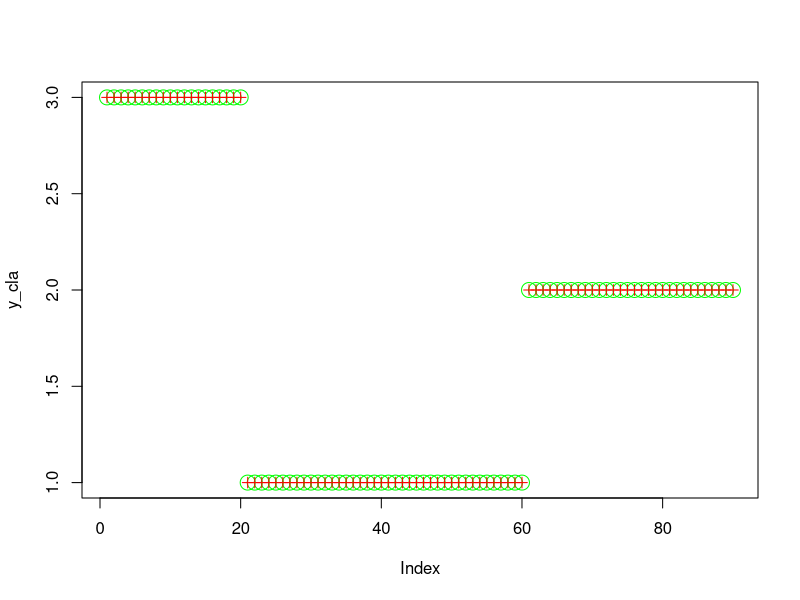
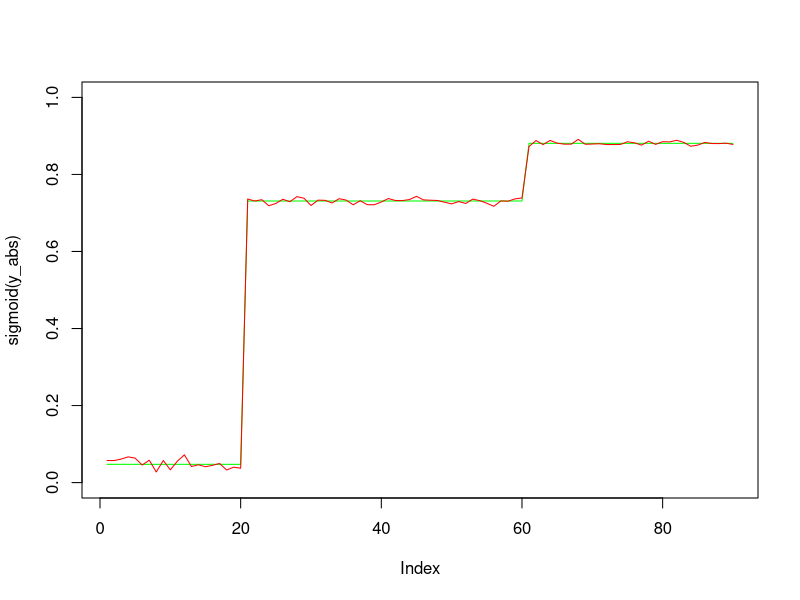

Reproduce these figures in R, in order.
## =============== random initialization ===============
randInitializeWeights <- function(L_in, L_out) {
  theta <- matrix(0, L_out, 1 + L_in);
  epsilon_init <- 0.12;
  theta <- matrix(rnorm(L_out*(L_in + 1)),
              L_out, (L_in + 1))*2*epsilon_init - epsilon_init;
  return(theta);
}
## =============== sigmoid function ===============
sigmoid <- function(z) {
  g <- 1 / (1 + exp(-z));
  return(g);
}
## =============== sigmoid gradient function ===============
sigmoidGradient <- function(z) {
  g <- matrix(0, dim(z));
  g <- sigmoid(z);
  g <- g * (1 -g);
  return(g);
}


# ++++++++++++++++++ absolute value predictor functions ++++++++++++++++++
## =============== cost J and gradient ===============
nnCostFuncion.abs <- function(nn_params,
                           input_layer_size,
                           hidden_layer_size,
                           X, y, lambda) {
  Theta1 <- matrix(nn_params[1:(hidden_layer_size *
                   (input_layer_size + 1))],
                   hidden_layer_size,
                   (input_layer_size + 1));
  Theta2 <- matrix(nn_params[-1:-(hidden_layer_size *
                   (input_layer_size + 1))],
                   1,
                   (hidden_layer_size + 1));
  m <- dim(X)[1];
  J <- 0;
  Theta1_grad <- matrix(0, nrow(Theta1), ncol(Theta1));
  Theta2_grad <- matrix(0, nrow(Theta2), ncol(Theta2));

  for (i in 1:m) {
    y_sig <- sigmoid(y[i]);
  ## forward propagation
    # first feed
    a1 <- X[i, ];
    a1 <- c(1, a1);
    # first hidden layer
    z2 <- Theta1 %*% a1;
    a2 <- sigmoid(z2);
    a2 <- c(1, a2);
    # output layer
    z3 <- Theta2 %*% a2;
    a3 <- sigmoid(z3);
    # add to cost function
    J <- J + (a3 - y_sig)^2 / 2;
  ## backward propagation
    delta3 <- a3 * (1 - a3) * (a3 - y_sig);
    delta2 <- (t(Theta2) %*% delta3)[-1] * sigmoidGradient(z2);

    Theta1_grad <- Theta1_grad + (delta2 %*% a1);
    Theta2_grad <- Theta2_grad + (delta3 %*% a2);    
  }
  
  J <- J / m;
  Theta1_grad <- Theta1_grad / m;
  Theta2_grad <- Theta2_grad / m;

  # J regulization
  reg_theta1 <- Theta1[, -1];
  reg_theta2 <- Theta2[, -1];
  J <- J + (lambda/(2*m)) * (sum(reg_theta1^2) + sum(reg_theta2^2));
  # gradient regulization
  Theta1_grad[, -1] <- Theta1_grad[, -1] + (lambda/m) * Theta1[, -1];
  Theta2_grad[, -1] <- Theta2_grad[, -1] + (lambda/m) * Theta2[, -1];

  # unroll gradients
  grad <- c(c(Theta1_grad), c(Theta2_grad));

  return(list(J = J, grad = grad));
}
## =============== cost J function for optimization ===============
costFunction.abs <- function(nn_params,
                           input_layer_size,
                           hidden_layer_size,
                           X, y, lambda) {
  costJ <- nnCostFuncion.abs(nn_params = nn_params,
                          input_layer_size = input_layer_size,
                          hidden_layer_size = hidden_layer_size,
                          X = X, y = y, lambda = lambda)$J;
  return(costJ);
}
## ========== cost J gradient function for optimization ==========
gradFunction.abs <- function(nn_params,
                           input_layer_size,
                           hidden_layer_size,
                           X, y, lambda) {
  grad <- nnCostFuncion.abs(nn_params = nn_params,
                          input_layer_size = input_layer_size,
                          hidden_layer_size = hidden_layer_size,
                          X = X, y = y, lambda = lambda)$grad;
  return(grad);
}
#################### end of utility functions ####################

## ================ train nerual network ===============
nnet.train.abs <- function(X, y, hidden_layer_size = 25,
                 lambda = 1, maxit = 50) {
  m <- nrow(X);
  input_layer_size <- ncol(X);
  # ================ Initializing Pameters ================
  initial_Theta1 <- randInitializeWeights(input_layer_size, hidden_layer_size);
  initial_Theta2 <- randInitializeWeights(hidden_layer_size, 1);
  initial_nn_params = c(c(initial_Theta1), c(initial_Theta2));

  # =================== Training NN ===================
  train_results <- optim(par = initial_nn_params,
                       fn = costFunction.abs,
                       input_layer_size = input_layer_size,
                       hidden_layer_size = hidden_layer_size,
                       X = X, y = y, lambda = lambda,
                       gr = gradFunction.abs,
                       method = "L-BFGS-B",
                       control = list(maxit = maxit, trace = TRUE, REPORT = 1));
  nn_params <- train_results$par;
  Theta1 <- matrix(nn_params[1:(hidden_layer_size*(input_layer_size+1))],
                   hidden_layer_size, (input_layer_size + 1));
  Theta2 <- matrix(nn_params[-1:-(hidden_layer_size*(input_layer_size+1))],
                   1, (hidden_layer_size + 1));
  ## ================= show accuracy =================
  pred = nnet.predict.abs(Theta1, Theta2, X);
  cat("\nLogistic Prediction Error: ", var(pred - sigmoid(y)), "\n", sep = "");
  ## =============== return thetas ===============
  return(list(Theta1 = Theta1, Theta2 = Theta2));
}

## =============== nerual network predict ===============
nnet.predict.abs <- function(Theta1, Theta2, X) {
  m <- nrow(X);
  if (is.null(m)) {
    m <- 1; X <- t(X);
  }
  p = rep(0, m);

  h1 <- sigmoid(cbind(rep(1, m), X) %*% t(Theta1));
  h2 <- sigmoid(cbind(rep(1, m), h1) %*% t(Theta2));
  return(h2);
}

# ++++++++++++++++++ classifier functions ++++++++++++++++++
## =============== cost J and gradient ===============
nnCostFunction.cla <- function(nn_params,
                           input_layer_size,
                           hidden_layer_size,
                           num_labels,
                           X, y, lambda) {
  Theta1 <- matrix(nn_params[1:(hidden_layer_size *
                   (input_layer_size + 1))],
                   hidden_layer_size,
                   (input_layer_size + 1));
  Theta2 <- matrix(nn_params[-1:-(hidden_layer_size *
                   (input_layer_size + 1))],
                   num_labels,
                   (hidden_layer_size + 1));
  m <- dim(X)[1];
  J <- 0;
  Theta1_grad <- matrix(0, nrow(Theta1), ncol(Theta1));
  Theta2_grad <- matrix(0, nrow(Theta2), ncol(Theta2));

  for (i in 1:m) {
    y_label <- rep(0, num_labels);
    y_label[y[i] == as.integer(levels(factor(y)))] <- 1;
  ## forward propagation
    # first feed
    a1 <- X[i, ];
    a1 <- c(1, a1);
    # first hidden layer
    z2 <- Theta1 %*% a1;
    a2 <- sigmoid(z2);
    a2 <- c(1, a2);
    # output layer
    z3 <- Theta2 %*% a2;
    a3 <- sigmoid(z3);
    # add to cost function
    J <- J + sum(-y_label * log(a3) - (1 - y_label) * log(1 - a3));
  ## backward propagation
    delta3 <- a3 - y_label;
    delta2 <- (t(Theta2) %*% delta3)[-1] * sigmoidGradient(z2);

    Theta1_grad <- Theta1_grad + (delta2 %*% a1);
    Theta2_grad <- Theta2_grad + (delta3 %*% a2);    
  }
  
  J <- J / m;
  Theta1_grad <- Theta1_grad / m;
  Theta2_grad <- Theta2_grad / m;

  # J regulization
  reg_theta1 <- Theta1[, -1];
  reg_theta2 <- Theta2[, -1];
  J <- J + (lambda/(2*m)) * (sum(reg_theta1^2) + sum(reg_theta2^2));
  # gradient regulization
  Theta1_grad[, -1] <- Theta1_grad[, -1] + (lambda/m) * Theta1[, -1];
  Theta2_grad[, -1] <- Theta2_grad[, -1] + (lambda/m) * Theta2[, -1];

  # unroll gradients
  grad <- c(c(Theta1_grad), c(Theta2_grad));

  return(list(J = J, grad = grad));
}
## =============== cost J function for optimization ===============
costFunction.cla <- function(nn_params,
                           input_layer_size,
                           hidden_layer_size,
                           num_labels,
                           X, y, lambda) {
  costJ <- nnCostFunction.cla(nn_params = nn_params,
                          input_layer_size = input_layer_size,
                          hidden_layer_size = hidden_layer_size,
                          num_labels = num_labels,
                          X = X, y = y, lambda = lambda)$J;
  return(costJ);
}
## ========== cost J gradient function for optimization ==========
gradFunction.cla <- function(nn_params,
                           input_layer_size,
                           hidden_layer_size,
                           num_labels,
                           X, y, lambda) {
  grad <- nnCostFunction.cla(nn_params = nn_params,
                          input_layer_size = input_layer_size,
                          hidden_layer_size = hidden_layer_size,
                          num_labels = num_labels,
                          X = X, y = y, lambda = lambda)$grad;
  return(grad);
}
#################### end of utility functions ####################

## ================ train nerual network ===============
nnet.train.cla <- function(X, y, hidden_layer_size = 25,
                 lambda = 1, maxit = 50) {
  m <- nrow(X);
  input_layer_size <- ncol(X);
  num_labels <- length(levels(factor(y)));
  # ================ Initializing Pameters ================
  initial_Theta1 <- randInitializeWeights(input_layer_size, hidden_layer_size);
  initial_Theta2 <- randInitializeWeights(hidden_layer_size, num_labels);
  initial_nn_params = c(c(initial_Theta1), c(initial_Theta2));

  # =================== Training NN ===================
  train_results <- optim(par = initial_nn_params,
                       fn = costFunction.cla,
                       input_layer_size = input_layer_size,
                       hidden_layer_size = hidden_layer_size,
                       num_labels = num_labels,
                       X = X, y = y, lambda = lambda,
                       gr = gradFunction.cla,
                       method = "L-BFGS-B",
                       control = list(maxit = maxit, trace = TRUE, REPORT = 1));
  nn_params <- train_results$par;
  Theta1 <- matrix(nn_params[1:(hidden_layer_size*(input_layer_size+1))],
                   hidden_layer_size, (input_layer_size + 1));
  Theta2 <- matrix(nn_params[-1:-(hidden_layer_size*(input_layer_size+1))],
                   num_labels, (hidden_layer_size + 1));
  ## ================= show accuracy =================
  pred = nnet.predict.cla(Theta1, Theta2, X);
  cat("\nTraining Set Accuracy: ", sum(pred == y)/length(pred)*100,
      "%\n", sep = "");
  ## =============== return thetas ===============
  return(list(Theta1 = Theta1, Theta2 = Theta2));
}

## =============== nerual network predict ===============
nnet.predict.cla <- function(Theta1, Theta2, X) {
  num_labels <- nrow(Theta2);
  m <- nrow(X);
  if (is.null(m)) {
    m <- 1; X <- t(X);
  }
  p = rep(0, m);

  h1 <- sigmoid(cbind(rep(1, m), X) %*% t(Theta1));
  h2 <- sigmoid(cbind(rep(1, m), h1) %*% t(Theta2));
  p = apply(h2, 1, which.max);
  return(p);
}

# ++++++++++++++++ examples +++++++++++++++++++
## =========== classifier =============
X <- rbind(matrix(rnorm(100, 10, 1), 20, 5),
           matrix(rnorm(200, 5, 2), 40, 5),
           matrix(rnorm(150, 1, 0.1), 30, 5));
y_cla <- c(rep(3, 20), rep(1, 40), rep(2, 30));
test_cla <- nnet.train.cla(X, y_cla, hidden_layer_size = 25,
                   lambda = 1, maxit = 50);
pred_cla <- nnet.predict.cla(test_cla$Theta1, test_cla$Theta2, X);
plot(y_cla, col = "green", cex = 2);
points(pred_cla, col = "red", pch = 3);

## =============== absolute value ===============
y_abs <- c(rep(-3, 20), rep(1, 40), rep(2, 30));
test_abs <- nnet.train.abs(X, y_abs, hidden_layer_size = 25,
                   lambda = 0.0005, maxit = 400);
pred_abs <- nnet.predict.abs(test_abs$Theta1, test_abs$Theta2, X);
plot(sigmoid(y_abs), type = 'l', col = "green", ylim = c(0, 1));
lines(pred_abs, col = "red");
